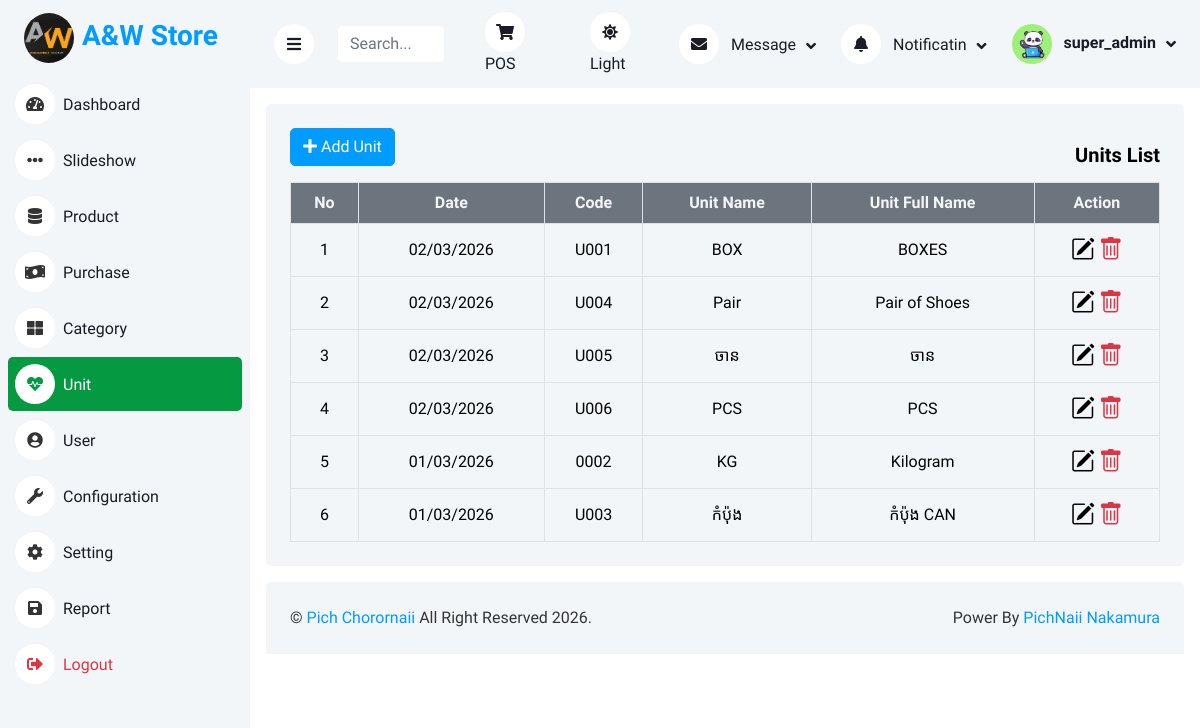
Page /admin/unit.php (signed in) on the committed database.
### tables this page shows
CREATE TABLE `configurations` (
  `id` int(11) NOT NULL,
  `slideshow` int(11) NOT NULL,
  `product` int(11) NOT NULL,
  `category` int(11) NOT NULL,
  `page` int(11) NOT NULL,
  `user` int(11) NOT NULL,
  `report` int(11) NOT NULL,
  `setting` int(11) NOT NULL,
  `user_delete` int(11) NOT NULL,
  `user_edit` int(11) NOT NULL,
  `theme` tinyint(1) NOT NULL,
  `theme_color` int(11) NOT NULL,
  `productprefix` varchar(11) NOT NULL,
  `sidebar_color` varchar(11) NOT NULL,
  `body_color` varchar(11) NOT NULL,
  `bg_color` varchar(11) NOT NULL
);

CREATE TABLE `units` (
  `id` int(11) NOT NULL,
  `code` varchar(100) NOT NULL,
  `name` varchar(200) NOT NULL,
  `full_name` varchar(255) DEFAULT NULL,
  `created_date` date DEFAULT NULL
);

### admin/action/UnitAction.php (called while the page is built, shortened)
<?php
    include 'include/dbconnection.php';
    $units = $conn->query("SELECT * FROM units ORDER BY created_date DESC");
?>

### admin/unit.php (the view, shortened to what this page needs)
<?php include 'action/UnitAction.php'; ?>
<!DOCTYPE html>
<html lang="en">
<?php include "include/header.php"?>
<body>
    <div class="position-relative bg-white d-flex p-0">
		<?php include "include/sidebar.php"?>
        <div class="content">
            <?php include "include/navbar.php"?>
            <div class="container-fluid pt-3 px-3">
                <div class="bg-light text-center rounded p-4">
                    <div class="d-flex align-items-center justify-content-between mb-0">
                        <button type="button" class="btn btn-primary mb-3" data-bs-toggle="modal" data-bs-target="#addUnit">
                            <i class="fas fa-plus"></i> Add Unit
                        </button>
                        <h5 class="mb-0 fw-bold text-title">Units List</h5>
                    </div>
                    <div class="table-responsive">
                        <table class="table text-start align-middle table-bordered table-hover mb-0">
                            <thead>
                                <tr class="bg-secondary text-light text-center">
                                    <th>No</th>
                                    <th>Date</th>
                                    <th>Code</th>
                                    <th>Unit Name</th>
                                    <th>Unit Full Name</th>
                                    <th>Action</th>
                                </tr>
                            </thead>
                            <tbody class="text-title">
                                <?php
                                    if($units->num_rows > 0) {
                                        $i = 1;
                                        while($row = $units->fetch_assoc()) {
                                        ?>
                                        <tr>
                                            <td class="text-center"><?= $i++ ?></td>
                                            <td class="text-center"><?= date('d/m/Y', strtotime($row['created_date'])) ?></td>
                                            <td class="text-center"><?= $row['code'] ?></td>
                                            <td class="text-center"><?= $row['name'] ?></td>
                                            <td class="text-center"><?= $row['full_name'] ?></td>
                                            <td class="text-center">
                                                <a class="edit-btn"
                                                    data-bs-toggle="modal"
                                                    data-bs-target="#editUnit"
                                                    data-id="<?= $row['id'] ?>"
                                                    data-created_date="<?= $row['created_date'] ?>"
                                                    data-code="<?= $row['code'] ?>"
                                                    data-name="<?= $row['name'] ?>"
                                                    data-fullname="<?= $row['full_name'] ?>"
                                                >
                                                    <i class="bi bi-pencil-square cursor-pointer fs-4 text-title"></i>
                                                </a>
                                                <a class="delete-btn" data-bs-toggle="modal" data-bs-target="#deleteUnit" data-id="<?= $row['id'] ?>">
                                                    <i class="bi bi-trash text-danger cursor-pointer fs-4"></i>
                                                </a>
                                            </td>
                                        </tr>
                                    <?php } } else { ?>
                                        <tr>
                                            <td colspan="6" class="text-center">No Units Found</td>
                                        </tr>
                                    <?php } ?>
                            </tbody>
                        </table>
                    </div>
                </div>
            </div>
            <?php include "include/footer.php"?>
		</div>
	</div>
</body>
</html>

### admin/css/style.css (style rules this page uses)
:root { --primary: #009cff; --light: #f3f6f9; --white: #ffffff; --dark: #191c24; }
.btn { transition: 0.5s; }
.btn.btn-primary { color: #ffffff; }
.content { margin-left: 250px; min-height: 100vh; background: var(--bg-content); transition: 0.5s; }
@media (min-width: 992px) { .content { width: calc(100% - 200px); } }
.text-title { color: var(--text-title); }

### rows in the picture
units: created_date "02/03/2026", code "U001", name "BOX", full_name "BOXES"
units: created_date "02/03/2026", code "U004", name "Pair", full_name "Pair of Shoes"
units: created_date "02/03/2026", code "U005", name "ចាន", full_name "ចាន"
units: created_date "02/03/2026", code "U006", name "PCS", full_name "PCS"
units: created_date "01/03/2026", code "0002", name "KG", full_name "Kilogram"
units: created_date "01/03/2026", code "U003", name "កំប៉ុង", full_name "កំប៉ុង CAN"

### other values in the picture
$_SESSION['username'] "super_admin"
